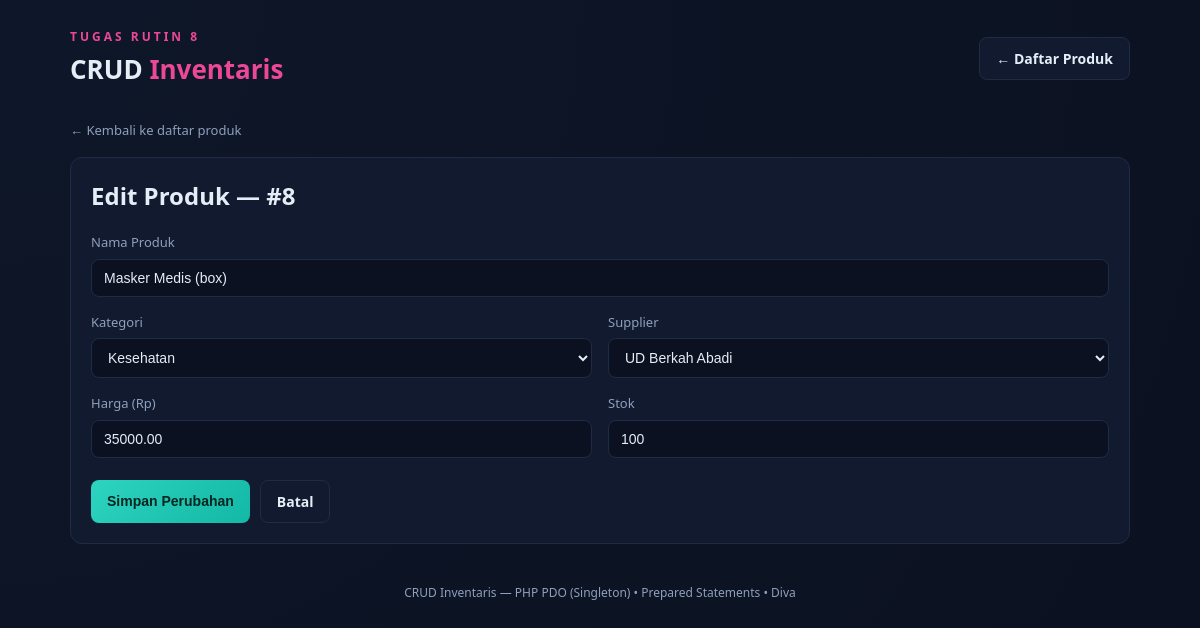
Screenshot of /edit.php?id=8 with the database file from the repository.
### tables this page shows
CREATE TABLE produk (
  id            INT AUTO_INCREMENT PRIMARY KEY,
  nama_produk   VARCHAR(150) NOT NULL,
  kategori_id   INT NOT NULL,
  supplier_id   INT NOT NULL,
  harga         DECIMAL(12,2) NOT NULL DEFAULT 0,
  stok          INT NOT NULL DEFAULT 0,
  created_at    TIMESTAMP DEFAULT CURRENT_TIMESTAMP,
  CONSTRAINT fk_produk_kategori
    FOREIGN KEY (kategori_id) REFERENCES kategori(id)
    ON DELETE RESTRICT ON UPDATE CASCADE,
  CONSTRAINT fk_produk_supplier
    FOREIGN KEY (supplier_id) REFERENCES supplier(id)
    ON DELETE RESTRICT ON UPDATE CASCADE
);

CREATE TABLE kategori (
  id             INT AUTO_INCREMENT PRIMARY KEY,
  nama_kategori  VARCHAR(100) NOT NULL,
  deskripsi      VARCHAR(255) DEFAULT NULL
);

CREATE TABLE supplier (
  id             INT AUTO_INCREMENT PRIMARY KEY,
  nama_supplier  VARCHAR(100) NOT NULL,
  kontak         VARCHAR(50)  DEFAULT NULL,
  alamat         VARCHAR(255) DEFAULT NULL
);

### includes/functions.php (called while the page is built, shortened)
<?php
function e(?string $value): string
{
    return htmlspecialchars($value ?? '', ENT_QUOTES, 'UTF-8');
}

### edit.php (the view, shortened to what this page needs)
<?php
require_once __DIR__ . '/includes/functions.php';
$pdo = Database::getInstance();
$id = (int) ($_GET['id'] ?? $_POST['id'] ?? 0);
$stmt = $pdo->prepare('SELECT * FROM produk WHERE id = :id');
$stmt->execute([':id' => $id]);
$produk = $stmt->fetch();
$kategoriList = $pdo->query('SELECT id, nama_kategori FROM kategori ORDER BY nama_kategori')->fetchAll();
$supplierList = $pdo->query('SELECT id, nama_supplier FROM supplier ORDER BY nama_supplier')->fetchAll();
$old = [
    'nama_produk' => $produk['nama_produk'],
    'kategori_id' => $produk['kategori_id'],
    'supplier_id' => $produk['supplier_id'],
    'harga'       => $produk['harga'],
    'stok'        => $produk['stok'],
];
require __DIR__ . '/includes/header.php';
?>
<a href="index.php" class="back-link">&larr; Kembali ke daftar produk</a>
<div class="card">
  <h2 style="margin-top:0;">Edit Produk — #<?= e((string) $id) ?></h2>
  <form method="post" action="edit.php?id=<?= (int) $id ?>" novalidate>
    <div class="form-grid">
      <div class="full">
        <label for="nama_produk">Nama Produk</label>
        <input type="text" id="nama_produk" name="nama_produk" value="<?= e($old['nama_produk']) ?>">
      </div>
      <div>
        <label for="kategori_id">Kategori</label>
        <select id="kategori_id" name="kategori_id">
          <?php foreach ($kategoriList as $k): ?>
            <option value="<?= (int) $k['id'] ?>" <?= (string) $old['kategori_id'] === (string) $k['id'] ? 'selected' : '' ?>>
              <?= e($k['nama_kategori']) ?>
            </option>
          <?php endforeach; ?>
        </select>
      </div>
      <div>
        <label for="supplier_id">Supplier</label>
        <select id="supplier_id" name="supplier_id">
          <?php foreach ($supplierList as $s): ?>
            <option value="<?= (int) $s['id'] ?>" <?= (string) $old['supplier_id'] === (string) $s['id'] ? 'selected' : '' ?>>
              <?= e($s['nama_supplier']) ?>
            </option>
          <?php endforeach; ?>
        </select>
      </div>
      <div>
        <label for="harga">Harga (Rp)</label>
        <input type="number" id="harga" name="harga" min="0" step="0.01" value="<?= e((string) $old['harga']) ?>">
      </div>
      <div>
        <label for="stok">Stok</label>
        <input type="number" id="stok" name="stok" min="0" step="1" value="<?= e((string) $old['stok']) ?>">
      </div>
    </div>
    <div class="form-actions">
      <button type="submit" class="btn btn-primary">Simpan Perubahan</button>
      <a href="index.php" class="btn btn-secondary">Batal</a>
    </div>
  </form>
</div>
<?php require __DIR__ . '/includes/footer.php'; ?>

### css/style.css (style rules this page uses)
:root { --bg: #0b1120; --bg-card: #111a2e; --bg-card-hover: #16213a; --border: #1f2c46; --teal: #2dd4bf; --pink: #ec4899; --text: #e5edf7; --text-dim: #8ea0bd; --green: #22c55e; --red: #f43f5e; --yellow: #eab308; --radius: 12px; }
* { box-sizing: border-box; }
body { margin: 0; font-family: "Segoe UI", Roboto, Arial, sans-serif; background: radial-gradient(circle at top left, #0e1729, var(--bg)); color: var(--text); line-height: 1.5; }
.btn { display: inline-flex; align-items: center; gap: 6px; border: none; border-radius: 8px; padding: 10px 16px; font-size: 14px; font-weight: 600; cursor: pointer; text-decoration: none; transition: transform .12s ease, opacity .12s ease; }
.btn-primary { background: linear-gradient(135deg, var(--teal), #14b8a6); color: #062621; }
.btn-secondary { background: var(--bg-card); color: var(--text); border: 1px solid var(--border); }
.card { background: var(--bg-card); border: 1px solid var(--border); border-radius: var(--radius); padding: 20px; }
.form-grid { display: grid; grid-template-columns: 1fr 1fr; gap: 16px; }
.form-grid .full { grid-column: 1 / -1; }
label { display: block; font-size: 13px; color: var(--text-dim); margin-bottom: 6px; }
input[type="text"], input[type="number"], select, textarea { width: 100%; background: var(--bg); border: 1px solid var(--border); color: var(--text); padding: 10px 12px; border-radius: 8px; font-size: 14px; }
.form-actions { display: flex; gap: 10px; margin-top: 22px; }
.back-link { display: inline-block; margin-bottom: 16px; color: var(--text-dim); text-decoration: none; font-size: 13px; }

### rows the page displays
produk: nama_produk "Masker Medis (box)", kategori_id "Kesehatan", supplier_id "UD Berkah Abadi", harga "35000.00", stok "100"

### other values shown
$id "8"
